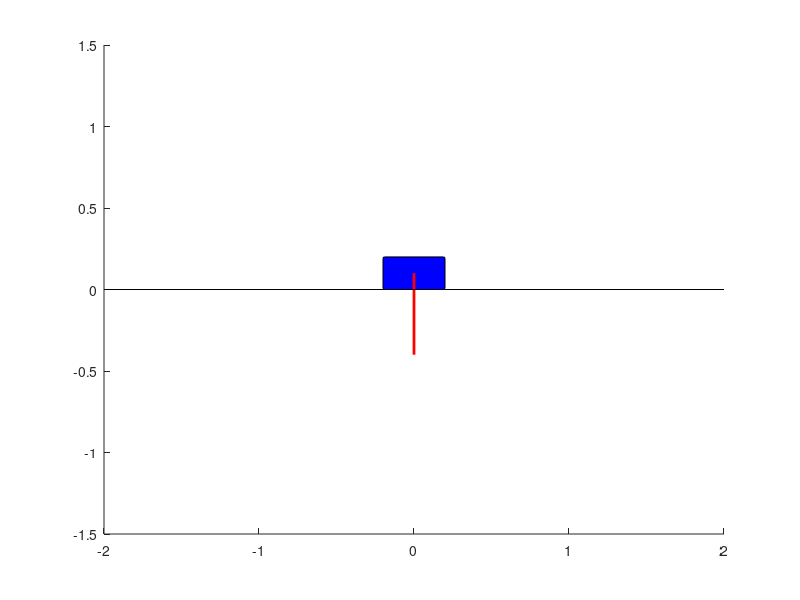

The MATLAB source for this figure: (Note: this script raises an error after producing the figure.)
%% Ines Alejandro Garcia Mosqueda
% Pendulum LQR control with observer animation
%%%%%%%%%%%%%%%%%%%%%%%%%%%%%%%%%%%%%%%%%%%%%%%%%%%%%%%%%%%%%%%%%%%%%%%%%%%%%%%%%%%%
%    Clear everything
%%%%%%%%%%%%%%%%%%%%%%%%%%%%%%%%%%%%%%%%%%%%%%%%%%%%%%%%%%%%%%%%%%%%%%%%%%%%%%%%%%%%
close all
clearvars
clc

%%%%%%%%%%%%%%%%%%%%%%%%%%%%%%%%%%%%%%%%%%%%%%%%%%%%%%%%%%%%%%%%%%%%%%%%%%%%%%%%%%%%
%    Car and pendulum params
%%%%%%%%%%%%%%%%%%%%%%%%%%%%%%%%%%%%%%%%%%%%%%%%%%%%%%%%%%%%%%%%%%%%%%%%%%%%%%%%%%%%

m_p = 0.2;       % Mass of the pendulum (kg)
m_c = 1.0;       % Mass of the cart (kg)
l = 0.5;         % Length of the pendulum (m)
g = 9.81;        % Acceleration due to gravity (m/s^2)

A = [0 1 0 0;
     0 0 -(m_p * g) / (m_c + m_p) 0;
     0 0 0 1;
     0 0 (g * (m_c + m_p)) / (l * (m_c + m_p)) 0];

B = [0;
     1 / (m_c + m_p);
     0;
     -1 / (l * (m_c + m_p))];

% position and angle measure
C = [1 0 0 0; 
     0 0 1 0];

D = [0; 0];

%%%%%%%%%%%%%%%%%%%%%%%%%%%%%%%%%%%%%%%%%%%%%%%%%%%%%%%%%%%%%%%%%%%%%%%%%%%%%%%%%%%%
%    Observer and LQR params
%%%%%%%%%%%%%%%%%%%%%%%%%%%%%%%%%%%%%%%%%%%%%%%%%%%%%%%%%%%%%%%%%%%%%%%%%%%%%%%%%%%%

% Observer
desired_eigenvalues = [-10, -11, -12, -13];  
L = place(A', C', desired_eigenvalues)';

% LQR vars
Q = diag([10 1 10 1]);  % State cost matrix
R = 1;                  % Control input cost
K = lqr(A, B, Q, R);    % State feedback gain

%%%%%%%%%%%%%%%%%%%%%%%%%%%%%%%%%%%%%%%%%%%%%%%%%%%%%%%%%%%%%%%%%%%%%%%%%%%%%%%%%%%%
%    Simulation params
%%%%%%%%%%%%%%%%%%%%%%%%%%%%%%%%%%%%%%%%%%%%%%%%%%%%%%%%%%%%%%%%%%%%%%%%%%%%%%%%%%%%

T = 10;                
dt = 0.01;            
time = 0:dt:T;         

% Initial conditions
% x0 = [x; x_dot; theta; theta_dot]
x0 = [0; 0; 0.5; 0];   
x_hat0 = [0; 0; 0; 0]; 

% Init things for this XD
x = zeros(4, length(time));      % True state
x_hat = zeros(4, length(time));  % Estimated state (observer)
u = zeros(1, length(time));      % Control input

% initial conditions
x(:,1) = x0;
x_hat(:,1) = x_hat0;


%%%%%%%%%%%%%%%%%%%%%%%%%%%%%%%%%%%%%%%%%%%%%%%%%%%%%%%%%%%%%%%%%%%%%%%%%%%%%%%%%%%%
%    Animation loop
%%%%%%%%%%%%%%%%%%%%%%%%%%%%%%%%%%%%%%%%%%%%%%%%%%%%%%%%%%%%%%%%%%%%%%%%%%%%%%%%%%%%

% desired state
x_ref = [0; 0; 0; 0];

% Animation figures params
figure;
cart_width = 0.4;    
cart_height = 0.2;   
pendulum_length = l; 
axis([-2 2 -1.5 1.5]); 
hold on;

cart = rectangle('Position', [-cart_width/2, 0, cart_width, cart_height], 'Curvature', 0.1, 'FaceColor', 'blue');
pendulum = line([0, 0], [cart_height/2, cart_height/2 - pendulum_length], 'LineWidth', 2, 'Color', 'red');
ground = line([-2, 2], [0, 0], 'Color', 'black');

for k = 1:length(time)-1
    u(k) = -K * x_hat(:,k);  
    dx = A * x(:,k) + B * u(k);
    x(:,k+1) = x(:,k) + dx * dt;
    y = C * x(:,k);
    dx_hat = A * x_hat(:,k) + B * u(k) + L * (y - C * x_hat(:,k));
    x_hat(:,k+1) = x_hat(:,k) + dx_hat * dt;
    
    % Animation update
    cart_pos = x(1,k);   
    pendulum_angle = x(3,k);   
    cart.Position = [cart_pos - cart_width/2, 0, cart_width, cart_height];
    pendulum_x = cart_pos + pendulum_length * sin(pendulum_angle);
    pendulum_y = cart_height/2 - pendulum_length * cos(pendulum_angle);
    set(pendulum, 'XData', [cart_pos, pendulum_x]);
    set(pendulum, 'YData', [cart_height/2, pendulum_y]);
    pause(0.01);
end


%%%%%%%%%%%%%%%%%%%%%%%%%%%%%%%%%%%%%%%%%%%%%%%%%%%%%%%%%%%%%%%%%%%%%%%%%%%%%%%%%%%%
%    Plt
%%%%%%%%%%%%%%%%%%%%%%%%%%%%%%%%%%%%%%%%%%%%%%%%%%%%%%%%%%%%%%%%%%%%%%%%%%%%%%%%%%%%

figure;
subplot(3,1,1);
plot(time, x(1,:), 'b', time, x_hat(1,:), 'r--');
xlabel('Time (s)');
ylabel('Cart Position (m)');
legend('True Position', 'Estimated Position');
title('Cart Position vs Estimated Position');

subplot(3,1,2);
plot(time, x(3,:), 'b', time, x_hat(3,:), 'r--');
xlabel('Time (s)');
ylabel('Pendulum Angle (rad)');
legend('True Angle', 'Estimated Angle');
title('Pendulum Angle vs Estimated Angle');

subplot(3,1,3);
plot(time, u);
xlabel('Time (s)');
ylabel('Control Input (N)');
title('Control Input');
